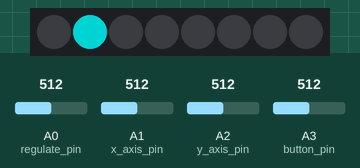
A sketch run on a simulated Arduino Uno, built with avr-gcc and run on an emulated ATmega328P. Shown: 8 RGB LEDs in strip order, left to right. The inputs (shaded band) are chosen by the test bench; at power-on: A0 (regulate_pin) = 512, A1 (x_axis_pin) = 512, A2 (y_axis_pin) = 512, A3 (button_pin) = 512. Dim RGB values are drawn brighter than linear.

Above: at 1.3 s.
1.4 s: A0 (regulate_pin) set to 716
At 1.9 s:
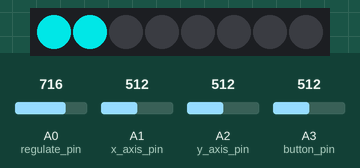
3.5 s: A0 (regulate_pin) set to 992
At 3.9 s:
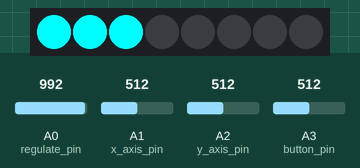
5.5 s: A0 (regulate_pin) set to 306
At 5.9 s:
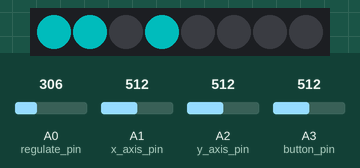
Timing chart, 0 to 13.5 s (numbered marks = the images above; inputs shaded):
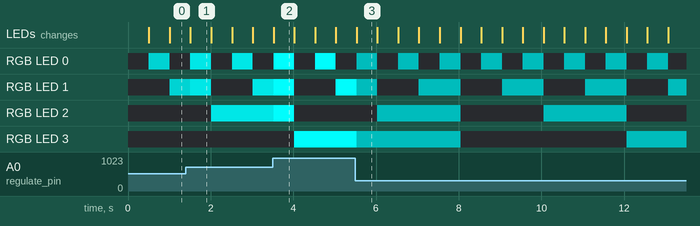

The sketch:

PixelLED.ino
```cpp
#include <Adafruit_NeoPixel.h>

#define PIXEL_PIN 6
#define NUMPIXELS 8
#define DELAYVAL 500
Adafruit_NeoPixel pixels(NUMPIXELS, PIXEL_PIN, NEO_GRB + NEO_KHZ800);

int regulate_pin = A0;
int x_axis_pin = A1;
int y_axis_pin = A2;
int button_pin = A3;
int reg_val, reg_val_map, x, y, x_map, y_map;
int button_val;
int index = 0;
byte count;

bool isRunning = true;
bool buttonPressed = false;

uint32_t color;


String logging;

void setup() {
  Serial.begin(9600);
  pixels.begin();
  count = 0;
}

void loop() {
  //value read and logging stuff
  logging = "\nLOG index " + (String)index+ "\n";
  logging += "Status of running bool: " + (String)isRunning + "\n";
  logging += "Status of buttonPressed bool: " + (String)buttonPressed + "\n";
  x = analogRead(x_axis_pin);
  y = analogRead(y_axis_pin);
  reg_val = analogRead(regulate_pin);
  button_val = analogRead(button_pin);
  logging += "Position of regulate: " + (String)reg_val+"\n";
  logging += "Position of button: " + (String)x + "," + (String)y +"\n";
  logging += "ButtonPressed?: " + (String)button_val + "\n";
  //Serial.print(logging);

  //pixel stuff

  x_map = map(x,0,1023,0,255);
  y_map = map(y,0,1023,0,255);
  int color_one = x % 255;
  int color_two = (y-x) % 255;
  int color_three = (y+x) % 255;
  reg_val_map = map(reg_val, 0, 1023, 0, 255);
  color = pixels.Color(0,abs(reg_val_map),abs(reg_val_map));


  //End of loop stuff
  index++;
  displayBinary(count++);
  delay(500);

  /*if (isRunning) {
    reg_val = analogRead(regulate_pin); // [0,1023]
    reg_val_map = map(reg_val, 0, 1023, 0, 255);
    x = analogRead(x_axis_pin);
    y = analogRead(y_axis_pin);
    x_map = map(x, 0,1023,0,80);
    y_map = map(y, 0,1023,0,80);
    if (index % 3 == 0){
      pixels.setPixelColor(index%8,pixels.Color((int) (x_map * reg_val_map)/ 100 % 255, (int) (y_map * reg_val_map)/ 100 % 255,(int) ((y_map * reg_val_map)/ 100 + (x_map * reg_val_map)/ 100% 255)));
    }
    else if (index % 3 == 1){
      pixels.setPixelColor(index%8,pixels.Color((int) (x_map * reg_val_map)/ 100 % 255, (int) (y_map * reg_val_map)/ 100 % 255,(int) ((y_map * reg_val_map)/ 100 + (x_map * reg_val_map)/ 100% 255)));
    }
    else {
      pixels.setPixelColor(index%8,pixels.Color((int) (x_map * reg_val_map)/ 100 % 255, (int) (y_map * reg_val_map)/ 100 % 255,(int) ((y_map * reg_val_map)/ 100 + (x_map * reg_val_map)/ 100% 255)));
    }
    pixels.show();
    delay(10);
    index++;
  }*/
}

void displayBinary(byte n){
  pixels.clear();
  for (int i = 0; i<8; i++){
    if (n % 2 == 1){
      pixels.setPixelColor(i,color);
    }
    n /= 2;
  }
  pixels.show();
}
```

Measured:
- what the display in image 1 shows lasts 0.5 s, from 1.5 s to 2.0 s
